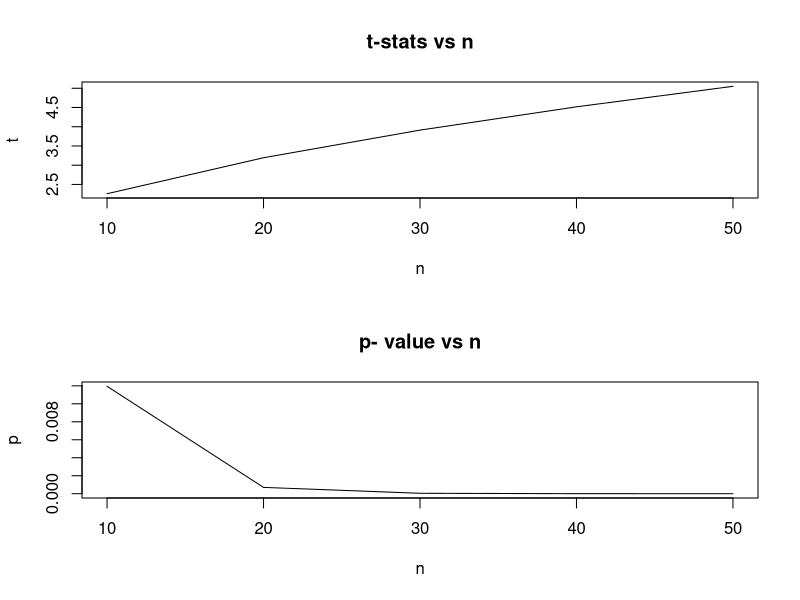

R code for this plot:
## ---- chunk 1
#1.a
sampleMean <- 10.0035
sd <- .0002;n <- 5;se <- sd/sqrt(n)
marginError <- qnorm(.995)*se #qnorm to find t statistic for lower tail of alpha/2 = .01/2= .005
left <- sampleMean-marginError
right <- sampleMean+marginError
left;right #Answer 

#1.b
#For margin of error = .0001 Find n?
me <- .0001 #sd/sqrt(n) = me/t-stats.995 => n = (t-stat.995 * sd / me)^2
n1 = ceiling((qnorm(.995) * sd / me)^2) #ceiling to cap the value of sample to upper end
print(n1)

#1.c
pow <- power.t.test(n = 5, delta = (sampleMean-10), sd = .0002, sig.level = 0.01,power = NULL,type = "one.sample")
pow
pow$power #Answer

#1.d
pow2 <- power.t.test(n = NULL, delta = (sampleMean-10), sd = .0001, sig.level = 0.02,power = .8,type = "one.sample")
pow2$n
## ---- chunk 2
#H0 - Mean is equal to greater than 0


#b) Suppose that x= -5 and n=10. Calculate the test statistic and its P-value.
x <- -5
n1 <- 10
sd <- 7
alpha <- .01
se <- sd/sqrt(n1)
t1 <- abs(x-0)/se
p1 <- pnorm(t1, lower.tail = F)
print(c("t-stats=",t1, "p-value = ", p1))#Ans



#c) Repeat the procedure with the same sample mean value, but with n=20, 30, 40 and 50.
n5 <- 50 #20,30,40
se <- sd/sqrt(n5)
t5 <- abs(x-0)/se
p5 <- pnorm(t5, lower.tail = F)
print(c("t-stats=",t5, "p-value = ", p5)) #Ans


n2 <- 20 #20,30,40,50
se <- sd/sqrt(n2)
t2 <- abs(x-0)/se
p2 <- pnorm(t2, lower.tail = F)
print(c("t-stats=",t2, "p-value = ", p2)) #Ans


n3 <- 30 #20,30,40
se <- sd/sqrt(n3)
t3 <- abs(x-0)/se
p3 <- pnorm(t3, lower.tail = F)
print(c("t-stats=",t3, "p-value = ", p3))#Ans


n4 <- 40 #20,30,40
se <- sd/sqrt(n4)
t4 <- abs(x-0)/se
p4 <- pnorm(t4, lower.tail = F)
print(c("t-stats=",t4, "p-value = ", p4))##Ans

#d) Plot the values of the test statistic and P-values versus the sample size. Describe
  #what this demonstrates about the effect of sample size on significance testing.
t <- c(t1,t2,t3,t4,t5)
p <- c(p1,p2,p3,p4,p5)
n <- c(n1,n2,n3,n4,n5)


par(mfcol=c(2,1))
plot(n,t,type = "l", main = "t-stats vs n")
plot(n,p,type = "l", main = "p- value vs n")
## ---- chunk 3
#Ans
#H0 - concentration of 8-hydroxyquinoline (8h) is equal to 1%
#Ha - concentration of 8-hydroxyquinoline (8h) is greater than 1%

t <- (1.02-1)/.05
pnorm(t, lower.tail = F)
pnorm(1.02,mean = 1, sd = .05, lower.tail = F) 
#p-value = .344: Not Significant with alpha = .01, Can't Reject H0 with given data

## ---- chunk 4
#4. You have made a series of measurements on two different cell types to estimate the size
  #of the nucleus (in um). Assume the nuclear diameter is Normally distributed in both cell
  #types. You find the following:
  #CellType   SampleSize   MeanDiameter   Assumed ??
  #U2OS        33            0.74         0.20
  #MCF-7       42            1.05         0.35

#a) Find the 95% confidence interval for the nuclear diameter in U2OS cells.
n <- 33
m <- .74
sd <- .2
se <- sd/sqrt(n)
t <- qnorm(.975) 
me <- t*se
left <- m-me
right <- m+me
left;right



#b) How large a sample would you need for a margin of error for the nuclear diameter in
  #U2OS cells to be 0.05 um for the 95% CI?
me <- .05
n1 <- ceiling((qnorm(.975)*sd/me)^2)
n1 #Answer

#c) For the MCF-7 cells, find a 95% CI for nuclear diameter.
n <- 42
m <- 1.05
sd <- .35
se <- sd/sqrt(n)
t <- qnorm(.975) 
me <- t*se
left <- m-me
right <- m+me
left;right

#d) How large a sample is needed in this case (MCF-7 cells) to have a margin of error of 0.1um?
me <- .1
n1 <- ceiling((qnorm(.975)*sd/me)^2)
n1


#e) Suppose you wish to distinguish which kind of cells you have based on their size, with
  #95% confidence. You can do this if the 95% CI's do not overlap. Determine how many
  #total samples you require in order to accomplish the task.
m1 <- .74 #mean of U20S
m2 <- 1.05 #mean of MCF7
sd1 <- .2
sd2 <- .35
boundary <- (m1+m2)/2 #upper boundary for U20S and lower boundary for MCF7

nU20S <- ceiling((qnorm(.975)*sd1/abs(boundary-m1))^2) 
nMCF7 <- ceiling((qnorm(.975)*sd2/abs(boundary-m2))^2)
print("For U20S = ", nU20S)
print("For MCF7 = ", nMCF7)
